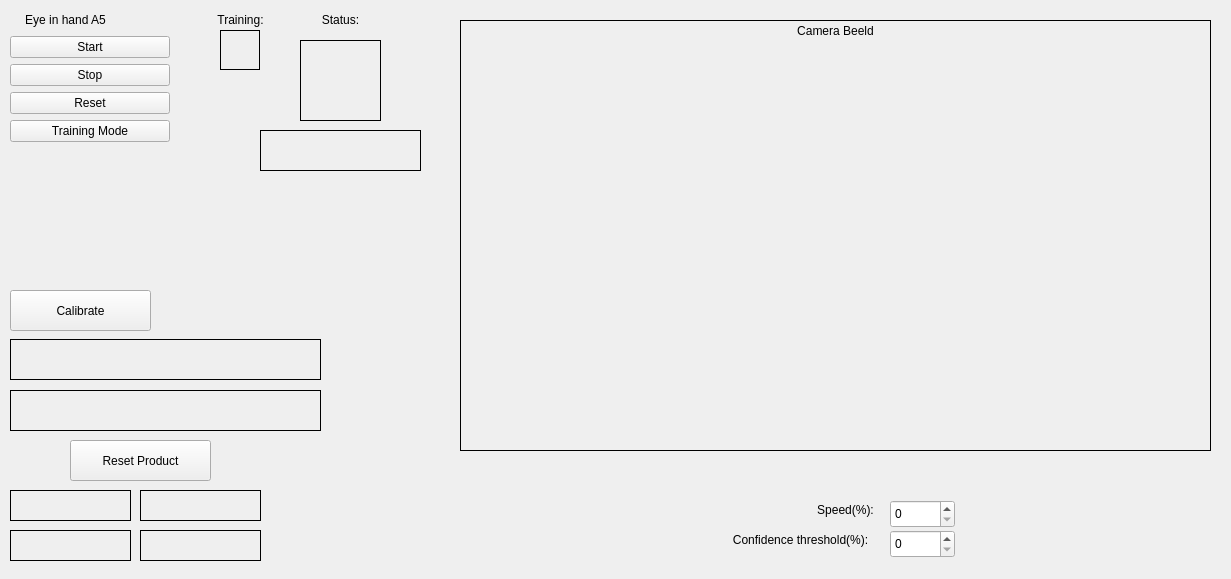
<?xml version="1.0" encoding="UTF-8"?>
<ui version="4.0">
 <class>Form</class>
 <widget class="QWidget" name="Form">
  <property name="geometry">
   <rect>
    <x>0</x>
    <y>0</y>
    <width>1231</width>
    <height>579</height>
   </rect>
  </property>
  <property name="windowTitle">
   <string>Form</string>
  </property>
  <widget class="QLabel" name="statusLamp">
   <property name="geometry">
    <rect>
     <x>300</x>
     <y>40</y>
     <width>81</width>
     <height>81</height>
    </rect>
   </property>
   <property name="minimumSize">
    <size>
     <width>40</width>
     <height>40</height>
    </size>
   </property>
   <property name="frameShape">
    <enum>QFrame::Box</enum>
   </property>
   <property name="text">
    <string/>
   </property>
   <property name="alignment">
    <set>Qt::AlignCenter</set>
   </property>
  </widget>
  <widget class="QLabel" name="cameraLabel">
   <property name="geometry">
    <rect>
     <x>460</x>
     <y>20</y>
     <width>751</width>
     <height>431</height>
    </rect>
   </property>
   <property name="minimumSize">
    <size>
     <width>350</width>
     <height>200</height>
    </size>
   </property>
   <property name="maximumSize">
    <size>
     <width>2000</width>
     <height>2000</height>
    </size>
   </property>
   <property name="frameShape">
    <enum>QFrame::Box</enum>
   </property>
   <property name="text">
    <string>Camera Beeld</string>
   </property>
   <property name="alignment">
    <set>Qt::AlignHCenter|Qt::AlignTop</set>
   </property>
   <property name="wordWrap">
    <bool>false</bool>
   </property>
  </widget>
  <widget class="QLabel" name="statusText">
   <property name="geometry">
    <rect>
     <x>260</x>
     <y>130</y>
     <width>161</width>
     <height>41</height>
    </rect>
   </property>
   <property name="minimumSize">
    <size>
     <width>0</width>
     <height>0</height>
    </size>
   </property>
   <property name="frameShape">
    <enum>QFrame::Box</enum>
   </property>
   <property name="text">
    <string/>
   </property>
   <property name="alignment">
    <set>Qt::AlignCenter</set>
   </property>
  </widget>
  <widget class="QPushButton" name="calButton">
   <property name="geometry">
    <rect>
     <x>10</x>
     <y>290</y>
     <width>141</width>
     <height>41</height>
    </rect>
   </property>
   <property name="text">
    <string>Calibrate</string>
   </property>
  </widget>
  <widget class="QPushButton" name="respButton">
   <property name="geometry">
    <rect>
     <x>70</x>
     <y>440</y>
     <width>141</width>
     <height>41</height>
    </rect>
   </property>
   <property name="text">
    <string>Reset Product</string>
   </property>
  </widget>
  <widget class="QLabel" name="xyzrobotLabel">
   <property name="geometry">
    <rect>
     <x>10</x>
     <y>339</y>
     <width>311</width>
     <height>41</height>
    </rect>
   </property>
   <property name="frameShape">
    <enum>QFrame::Box</enum>
   </property>
   <property name="text">
    <string/>
   </property>
   <property name="alignment">
    <set>Qt::AlignCenter</set>
   </property>
  </widget>
  <widget class="QLabel" name="xyzcamLabel">
   <property name="geometry">
    <rect>
     <x>10</x>
     <y>390</y>
     <width>311</width>
     <height>41</height>
    </rect>
   </property>
   <property name="frameShape">
    <enum>QFrame::Box</enum>
   </property>
   <property name="frameShadow">
    <enum>QFrame::Plain</enum>
   </property>
   <property name="text">
    <string/>
   </property>
   <property name="alignment">
    <set>Qt::AlignCenter</set>
   </property>
  </widget>
  <widget class="QLabel" name="valueBox1">
   <property name="geometry">
    <rect>
     <x>10</x>
     <y>490</y>
     <width>121</width>
     <height>31</height>
    </rect>
   </property>
   <property name="frameShape">
    <enum>QFrame::Box</enum>
   </property>
   <property name="text">
    <string/>
   </property>
   <property name="alignment">
    <set>Qt::AlignCenter</set>
   </property>
  </widget>
  <widget class="QLabel" name="valueBox2">
   <property name="geometry">
    <rect>
     <x>140</x>
     <y>490</y>
     <width>121</width>
     <height>31</height>
    </rect>
   </property>
   <property name="frameShape">
    <enum>QFrame::Box</enum>
   </property>
   <property name="text">
    <string/>
   </property>
   <property name="alignment">
    <set>Qt::AlignCenter</set>
   </property>
  </widget>
  <widget class="QLabel" name="valueBox3">
   <property name="geometry">
    <rect>
     <x>10</x>
     <y>530</y>
     <width>121</width>
     <height>31</height>
    </rect>
   </property>
   <property name="frameShape">
    <enum>QFrame::Box</enum>
   </property>
   <property name="text">
    <string/>
   </property>
   <property name="alignment">
    <set>Qt::AlignCenter</set>
   </property>
  </widget>
  <widget class="QLabel" name="valueBox4">
   <property name="geometry">
    <rect>
     <x>140</x>
     <y>530</y>
     <width>121</width>
     <height>31</height>
    </rect>
   </property>
   <property name="frameShape">
    <enum>QFrame::Box</enum>
   </property>
   <property name="text">
    <string/>
   </property>
   <property name="alignment">
    <set>Qt::AlignCenter</set>
   </property>
  </widget>
  <widget class="QLabel" name="label">
   <property name="geometry">
    <rect>
     <x>10</x>
     <y>10</y>
     <width>111</width>
     <height>19</height>
    </rect>
   </property>
   <property name="text">
    <string>Eye in hand A5</string>
   </property>
   <property name="alignment">
    <set>Qt::AlignCenter</set>
   </property>
  </widget>
  <widget class="QLabel" name="label_2">
   <property name="geometry">
    <rect>
     <x>310</x>
     <y>10</y>
     <width>61</width>
     <height>19</height>
    </rect>
   </property>
   <property name="text">
    <string>Status:</string>
   </property>
   <property name="alignment">
    <set>Qt::AlignCenter</set>
   </property>
  </widget>
  <widget class="QLabel" name="label_3">
   <property name="geometry">
    <rect>
     <x>990</x>
     <y>500</y>
     <width>231</width>
     <height>61</height>
    </rect>
   </property>
   <property name="tabletTracking">
    <bool>false</bool>
   </property>
   <property name="autoFillBackground">
    <bool>false</bool>
   </property>
   <property name="text">
    <string/>
   </property>
   <property name="textFormat">
    <enum>Qt::AutoText</enum>
   </property>
   <property name="pixmap">
    <pixmap>../../../../../../.designer/backup/avans.png</pixmap>
   </property>
   <property name="scaledContents">
    <bool>true</bool>
   </property>
   <property name="alignment">
    <set>Qt::AlignCenter</set>
   </property>
   <property name="wordWrap">
    <bool>false</bool>
   </property>
   <property name="openExternalLinks">
    <bool>false</bool>
   </property>
  </widget>
  <widget class="QWidget" name="verticalLayoutWidget">
   <property name="geometry">
    <rect>
     <x>10</x>
     <y>30</y>
     <width>160</width>
     <height>121</height>
    </rect>
   </property>
   <layout class="QVBoxLayout" name="verticalLayout">
    <property name="spacing">
     <number>0</number>
    </property>
    <item>
     <widget class="QPushButton" name="startButton">
      <property name="text">
       <string>Start</string>
      </property>
     </widget>
    </item>
    <item>
     <widget class="QPushButton" name="stopButton">
      <property name="text">
       <string>Stop</string>
      </property>
     </widget>
    </item>
    <item>
     <widget class="QPushButton" name="resetButton">
      <property name="text">
       <string>Reset</string>
      </property>
     </widget>
    </item>
    <item>
     <widget class="QPushButton" name="trainingButton">
      <property name="text">
       <string>Training Mode</string>
      </property>
      <property name="checkable">
       <bool>true</bool>
      </property>
     </widget>
    </item>
   </layout>
  </widget>
  <widget class="QLabel" name="trainingLamp">
   <property name="geometry">
    <rect>
     <x>220</x>
     <y>30</y>
     <width>40</width>
     <height>40</height>
    </rect>
   </property>
   <property name="minimumSize">
    <size>
     <width>40</width>
     <height>40</height>
    </size>
   </property>
   <property name="frameShape">
    <enum>QFrame::Box</enum>
   </property>
   <property name="text">
    <string/>
   </property>
   <property name="alignment">
    <set>Qt::AlignCenter</set>
   </property>
  </widget>
  <widget class="QLabel" name="label_4">
   <property name="geometry">
    <rect>
     <x>210</x>
     <y>10</y>
     <width>61</width>
     <height>19</height>
    </rect>
   </property>
   <property name="text">
    <string>Training:</string>
   </property>
   <property name="alignment">
    <set>Qt::AlignCenter</set>
   </property>
  </widget>
  <widget class="QDoubleSpinBox" name="doubleSpinBox">
   <property name="geometry">
    <rect>
     <x>890</x>
     <y>500</y>
     <width>65</width>
     <height>28</height>
    </rect>
   </property>
   <property name="decimals">
    <number>0</number>
   </property>
   <property name="maximum">
    <double>100.000000000000000</double>
   </property>
  </widget>
  <widget class="QDoubleSpinBox" name="doubleSpinBox_2">
   <property name="geometry">
    <rect>
     <x>890</x>
     <y>530</y>
     <width>65</width>
     <height>28</height>
    </rect>
   </property>
   <property name="decimals">
    <number>0</number>
   </property>
  </widget>
  <widget class="QLabel" name="label_5">
   <property name="geometry">
    <rect>
     <x>810</x>
     <y>500</y>
     <width>71</width>
     <height>20</height>
    </rect>
   </property>
   <property name="text">
    <string>Speed(%):</string>
   </property>
   <property name="alignment">
    <set>Qt::AlignCenter</set>
   </property>
  </widget>
  <widget class="QLabel" name="label_6">
   <property name="geometry">
    <rect>
     <x>710</x>
     <y>530</y>
     <width>181</width>
     <height>20</height>
    </rect>
   </property>
   <property name="text">
    <string>Confidence threshold(%):</string>
   </property>
   <property name="alignment">
    <set>Qt::AlignCenter</set>
   </property>
  </widget>
 </widget>
 <tabstops>
  <tabstop>calButton</tabstop>
  <tabstop>respButton</tabstop>
 </tabstops>
 <resources>
  <include location="Avans.qrc"/>
 </resources>
 <connections/>
</ui>
